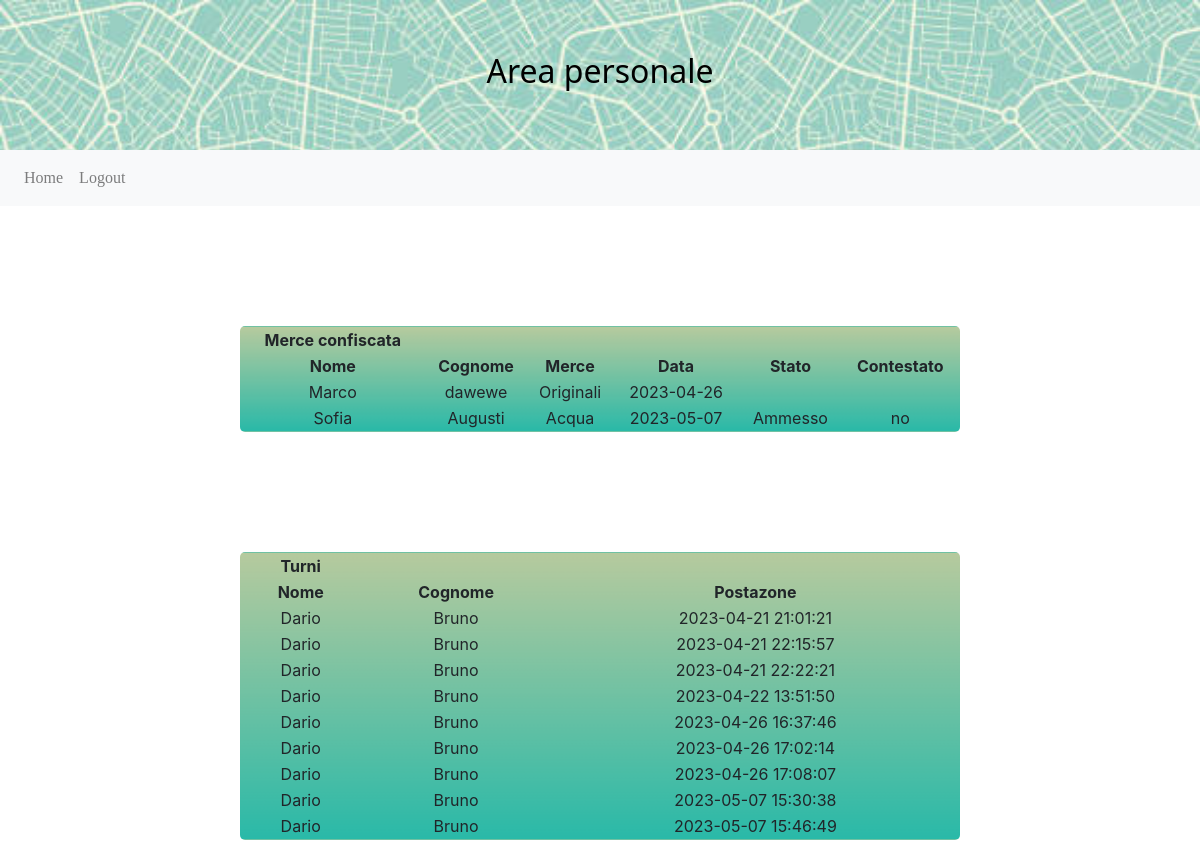
The app's page /Dogana/phpFiles/other.php (signed in) with its own data.
### tables this page shows
CREATE TABLE `passeggeri` (
  `codPasseggero` int(11) NOT NULL,
  `Nome` varchar(20) NOT NULL,
  `Cognome` varchar(20) NOT NULL,
  `Sesso` char(1) NOT NULL,
  `DataNascita` date NOT NULL,
  `Nazione` varchar(20) NOT NULL,
  `CartaIde` varchar(12) NOT NULL,
  `Passaporto` varchar(12) DEFAULT NULL,
  `StatoControllo` varchar(15) NOT NULL,
  `Contestazione` char(2) NOT NULL
);

CREATE TABLE `merci` (
  `codMerce` int(11) NOT NULL,
  `Nome` varchar(30) NOT NULL,
  `Categoria` int(11) NOT NULL,
  `Note` varchar(100) DEFAULT NULL,
  `Qt` float NOT NULL,
  `Unita` varchar(2) NOT NULL,
  `codPasseggero` int(11) NOT NULL
);

CREATE TABLE `controlli` (
  `CodControllo` int(11) NOT NULL,
  `CodAddetto` int(11) NOT NULL,
  `CodMerce` int(11) NOT NULL,
  `Data` date NOT NULL,
  `Ora` time NOT NULL,
  `OraFine` time NOT NULL,
  `Esito` varchar(50) NOT NULL,
  `ImportoDazio` float DEFAULT NULL
);

CREATE TABLE `turni` (
  `codTurno` int(11) NOT NULL,
  `Addetto` int(11) NOT NULL,
  `PuntoControllo` int(11) NOT NULL,
  `Data` datetime NOT NULL,
  `DataFine` datetime DEFAULT NULL
);

CREATE TABLE `addetti` (
  `CodAddetto` int(11) NOT NULL,
  `Nome` varchar(20) NOT NULL,
  `Cognome` varchar(20) NOT NULL,
  `Password` varchar(15) NOT NULL,
  `Funzionario` int(11) NOT NULL
);

### Dogana/phpFiles/other.php (the view, shortened to what this page needs)
<body>
<div class="form-group">
  <?php
  require( "../conf/conf_db.php" );
  $query = $conn->prepare("SELECT * FROM passeggeri , controlli , merci WHERE merci.codMerce = controlli.CodMerce AND passeggeri.codPasseggero = merci.codPasseggero and Esito = 'Confisca';");
  $query->execute();
  $result = $query->get_result();
  $rows = $result->fetch_all();
  echo"<table id='form'>
  <th >Merce confiscata</th>
  <tr>
    <th>Nome</th>
    <th>Cognome</th>
    <th>Merce</th>
    <th>Data</th>
    <th>Stato</th>
    <th>Contestato</th>
  </tr>";
  foreach($rows as $row){
    echo '<tr>
    <td>'.$row[1].'</td>
    <td>'.$row[2].'</td>
    <td>'.$row[21].'</td>
    <td>'.$row[13].'</td>
    <td>'.$row[8].'</td>
    <td>'.$row[9].'</td>
  </tr>';
  }
  ?>
</div>
<div class="form-group">
  <?php
  require( "../conf/conf_db.php" );
  $query = $conn->prepare("SELECT * FROM turni,addetti,punticontrollo where turni.Addetto = addetti.CodAddetto and punticontrollo.CodPuntoControllo=turni.PuntoControllo limit 10;");
  $query->execute();
  $result = $query->get_result();
  $rows = $result->fetch_all();
  echo"<table id='form'>
  <th >Turni</th>
  <tr>
    <th>Nome</th>
    <th>Cognome</th>
    <th>Postazone</th>
  </tr>";
  foreach($rows as $row){
    echo '<tr>
    <td>'.$row[6].'</td>
    <td>'.$row[7].'</td>
    <td>'.$row[3].'</td>
  </tr>';
  }
  ?>
</div>
</html>

### Dogana/css/grafica.css (style rules this page uses)
.centered { position: absolute; top: 75px; left: 50%; transform: translate(-50%, -50%); text-align: center; color: rgb(0, 0, 0); font-family:'Segoe UI', Tahoma, Geneva, Verdana, sans-serif; }
.cornice-foto { width: auto; height: 150px; overflow: hidden; }
.cornice-foto img { width: 100%; height: auto; }
#font { font-family: 'Times New Roman', Times, serif; font-size: medium; }
#form { width: 60%; margin: 0 auto; padding: 20px; border: 1px solid #555; border-radius: 5px; margin-top:10%; text-align: center; background: linear-gradient(0deg,#29b9a8, #88a8609c); overflow: hidden; }

### records on screen
passeggeri: Nome "Marco", Cognome "dawewe", merci.Note "Originali", controlli.Data "2023-04-26"
passeggeri: Nome "Sofia", Cognome "Augusti", merci.Note "Acqua", controlli.Data "2023-05-07", StatoControllo "Ammesso", Contestazione "no"
turni: addetti.Nome "Dario", addetti.Cognome "Bruno", Data "2023-04-21 21:01:21"
turni: addetti.Nome "Dario", addetti.Cognome "Bruno", Data "2023-04-21 22:15:57"
turni: addetti.Nome "Dario", addetti.Cognome "Bruno", Data "2023-04-21 22:22:21"
turni: addetti.Nome "Dario", addetti.Cognome "Bruno", Data "2023-04-22 13:51:50"
turni: addetti.Nome "Dario", addetti.Cognome "Bruno", Data "2023-04-26 16:37:46"
turni: addetti.Nome "Dario", addetti.Cognome "Bruno", Data "2023-04-26 17:02:14"
turni: addetti.Nome "Dario", addetti.Cognome "Bruno", Data "2023-04-26 17:08:07"
turni: addetti.Nome "Dario", addetti.Cognome "Bruno", Data "2023-05-07 15:30:38"
turni: addetti.Nome "Dario", addetti.Cognome "Bruno", Data "2023-05-07 15:46:49"
